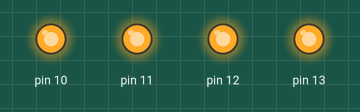
This sketch was run on a simulated Arduino Uno, built with avr-gcc and run on an emulated ATmega328P. Shown: output pins drawn as LEDs (lit = HIGH).

Above: at 0.1 s.
Timing chart, 0 to 1.6 s (numbered marks = the images above):
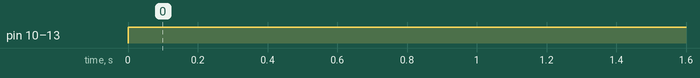

The sketch:

_4er_motor_test.ino
```cpp
void setup() {
  // set the digital pin as output:
  pinMode(10, OUTPUT);
  pinMode(11, OUTPUT);
  pinMode(12, OUTPUT);
  pinMode(13, OUTPUT);
}

void loop() {

  digitalWrite(10, 255);
  digitalWrite(11, 255);
  digitalWrite(12, 255);
  digitalWrite(13, 255);

}
```

Measured:
- by itself, pin 10–13: LOW → HIGH at 0.00 s
